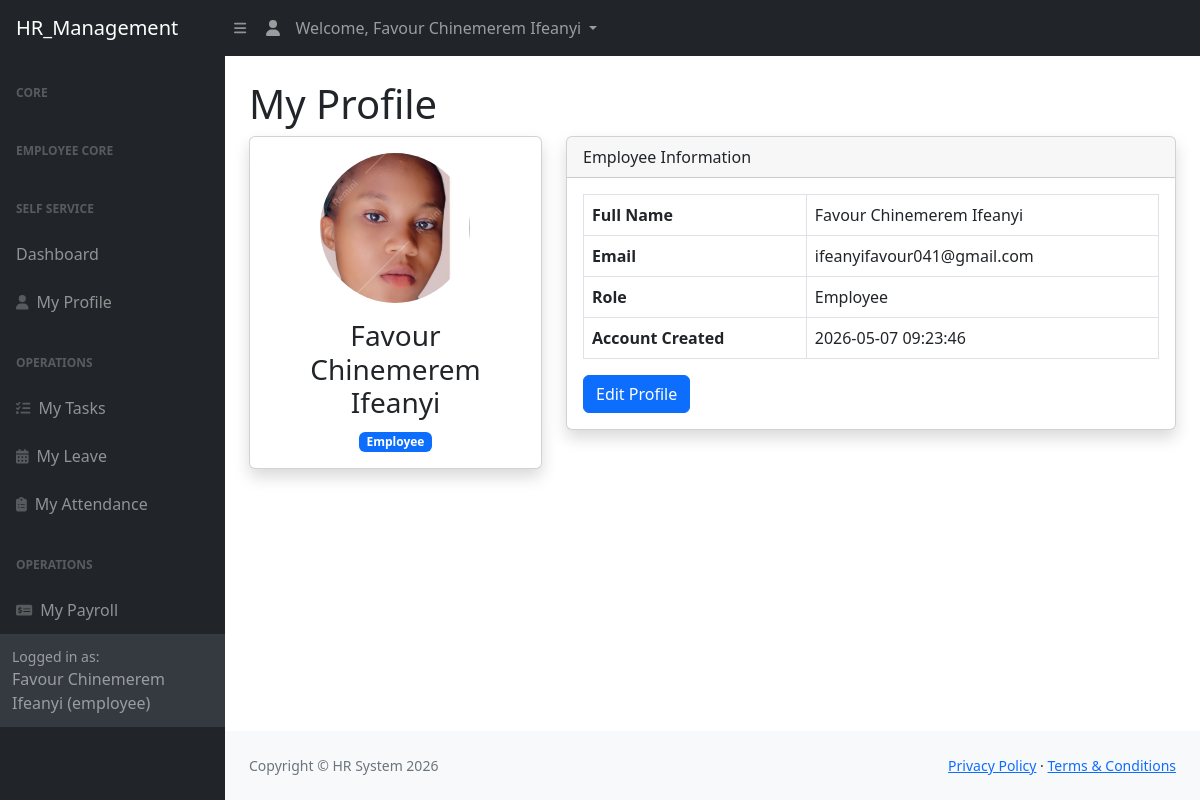
Screenshot of /hr_suite/employee_dashboard/profile.php (signed in) with the database file from the repository.
### tables this page shows
CREATE TABLE `users` (
  `id` int(11) NOT NULL,
  `full_name` varchar(100) NOT NULL,
  `email` varchar(100) NOT NULL,
  `password` varchar(255) NOT NULL,
  `role` enum('admin','hr','employee') NOT NULL DEFAULT 'employee',
  `department_id` int(11) NOT NULL,
  `created_at` timestamp NOT NULL DEFAULT current_timestamp(),
  `profile_image` varchar(255) DEFAULT NULL
);

### hr_suite/employee_dashboard/profile.php (the view, shortened to what this page needs)
<?php
include("../config/db.php");
$user_id = $_SESSION['user_id'];
$sql = "SELECT * FROM users WHERE id='$user_id'";
$result = mysqli_query($conn, $sql);
$userData = mysqli_fetch_assoc($result);
?>
<?php include("../includes/header.php"); ?>
<div id="layoutSidenav">
<?php include("../includes/sidebar.php"); ?>
<div id="layoutSidenav_content">
<main>
<div class="container-fluid px-4">
<h1 class="mt-4">My Profile</h1>
<div class="row">
<div class="col-xl-4">
<div class="card shadow mb-4">
<div class="card-body text-center">
<?php if(!empty($userData['profile_image'])): ?>
<img src="../uploads/profile/<?php echo $userData['profile_image']; ?>"
     class="rounded-circle mb-3"
     width="150"
     height="150"
     style="object-fit:cover;">
<?php else: ?>
<img src="https://via.placeholder.com/150"
     class="rounded-circle mb-3">
<?php endif; ?>
<h3>
<?php echo $userData['full_name']; ?>
</h3>
<span class="badge bg-primary">
<?php echo ucfirst($userData['role']); ?>
</span>
</div>
</div>
</div>
<div class="col-xl-8">
<div class="card shadow mb-4">
<div class="card-header">
Employee Information
</div>
<div class="card-body">
<table class="table table-bordered">
<tr>
<th>Full Name</th>
<td><?php echo $userData['full_name']; ?></td>
</tr>
<tr>
<th>Email</th>
<td><?php echo $userData['email']; ?></td>
</tr>
<tr>
<th>Role</th>
<td><?php echo ucfirst($userData['role']); ?></td>
</tr>
<tr>
<th>Account Created</th>
<td><?php echo $userData['created_at']; ?></td>
</tr>
</table>
<a href="edit_profile.php"
   class="btn btn-primary">
    Edit Profile
</a>
</div>
</div>
</div>
</div>
</div>
</main>
<?php include("../includes/footer.php"); ?>

### rows the page displays
users: profile_image (picture), full_name "Favour Chinemerem Ifeanyi", role "Employee", email "ifeanyifavour041@gmail.com", created_at "2026-05-07 09:23:46"

### other values shown
$name "Favour Chinemerem Ifeanyi"
$role "employee"
